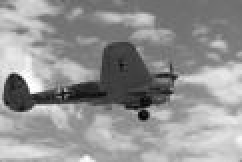
#> input picture data/seg.jpg, 121 x 81 px (shown 2 times larger)
$ jupyter execute --allow-errors sc.ipynb   (shell and % lines are left out)
#> lines starting #> are read from the running program, lines starting #| are printed output that depends on the picture
# Kmeans Vs Spectral Clustering

**Name: Rajarshi Chattopadhyay | Net Id: RXC170010**

[cell 1]
import numpy as np
from sklearn import datasets
from scipy.linalg import eigh
from scipy.spatial.distance import pdist
from scipy.spatial.distance import squareform
from sklearn.cluster import KMeans
import matplotlib.pyplot as plt
import warnings
warnings.filterwarnings('ignore')
import math

[cell 2]
# Generate a noisy, synthetic data set (data_points, label)
x, y = datasets.make_circles(n_samples=1500, factor=.5, noise=.05)

[cell 3]
print(x) # 2D data points

[cell 4]
print(x.shape)

[cell 5]
print(y) # class labels

[cell 6]
print(y.shape)

[cell 7]
def similarity_matrix(x, gamma):
    p_dist = pdist(x)
    S = squareform(p_dist)
    A = np.exp(-gamma * S)
    return A

[cell 8]
def laplacian_matrix(A):
    n = len(A)
    D = np.zeros((n, n))
    D = np.diag(np.sum(np.array(A),axis=1))
    for i in range(n):
        _sum = 0
        for j in range(n):
            _sum = _sum + A[i, j]
        D[i, i] = _sum
    L = D - A
    return L

[cell 9]
def spectral_clustering(x, k, gamma):
    A = similarity_matrix(x, gamma)
    L = laplacian_matrix(A)
    eig_val, eig_vect = eigh(L, eigvals=(0,k-1))
    V = eig_vect
    kmeans = KMeans(n_clusters=k).fit(V)
    return kmeans.cluster_centers_, kmeans.labels_

[cell 10]
kmeans = KMeans(n_clusters=2).fit(x)
cluster_centers = kmeans.cluster_centers_
labels = kmeans.labels_
plt.figure(figsize=(5,5))
plt.grid()
plt.scatter(x[:,0],x[:,1], c=labels, cmap='copper')
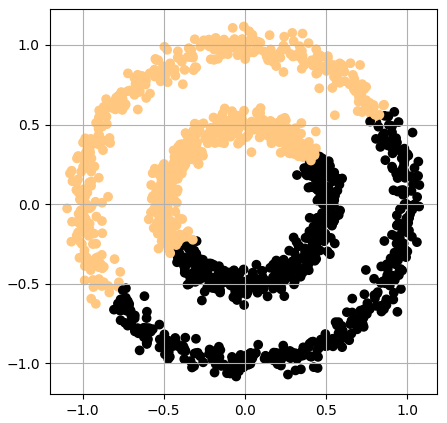
#> figure drawn by matplotlib, 1 panel

**Kmeans clustering generates a linear classifier that is unable to separate the inner and outer circles**

**We can tune the spectral clustering using 'gamma' to change the width of the RBF (non-linear circular) classifier.**

[cell 11]
gamma = [15, 16, 17, 18]
n = len(gamma)
plt.figure(figsize=(5*n,5))
i=1
#> (the rest of this cell did not finish here and is left out)

* **This puts a stamp on the fact that K-means clustering produces linear decision boundaries.**
**As a significance, Kmeans clustering can form clusters of data points enclosed in cellular spaces enclosed by linear boundaries described by the Voronoi diagram.**
* **In a dataset like above, it is impossible to separate out the data points, particularly with just k=2 (2 clusters).**
* **On the other hand, spectral clustering with an optimal width of the circular (non-linear) decision boundary is able to deal with the problem and outperforms Kmeans clustering.**

[cell 12]
import cv2
image = cv2.imread('data/seg.jpg', 0)
#> image is the input picture: shape (81, 121); min 1, max 255, mean 146.9
plt.figure()
plt.imshow(image, cmap='gray', vmin=0, vmax=255)

[cell 13]
print(image.shape)
#| (81, 121)

[cell 14]
height, width = image.shape
#> height = 81; width = 121
image1d = image.reshape(height*width, 1)
#> image1d = 9801 values, max 255 at index 4490, min 1 at index 6967, mean 146.9

[cell 15]
print(image1d.shape)
#| (9801, 1)

[cell 16]
clf = KMeans(n_clusters=2)
clf.fit(image1d)
index = np.copy(clf.labels_)
plt.figure()
plt.imshow(index.reshape(height, width), cmap='gray', vmin=0, vmax=1)
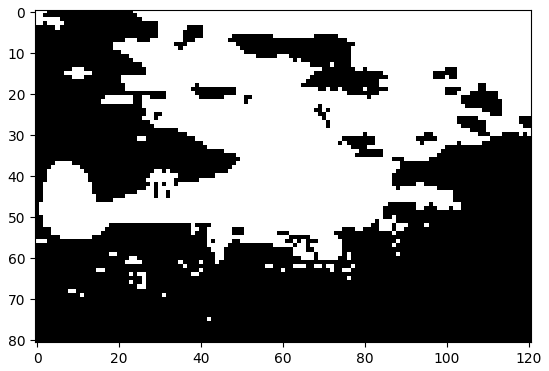
#> figure drawn by matplotlib, 1 panel

#> (a cell that did not finish here is left out)
